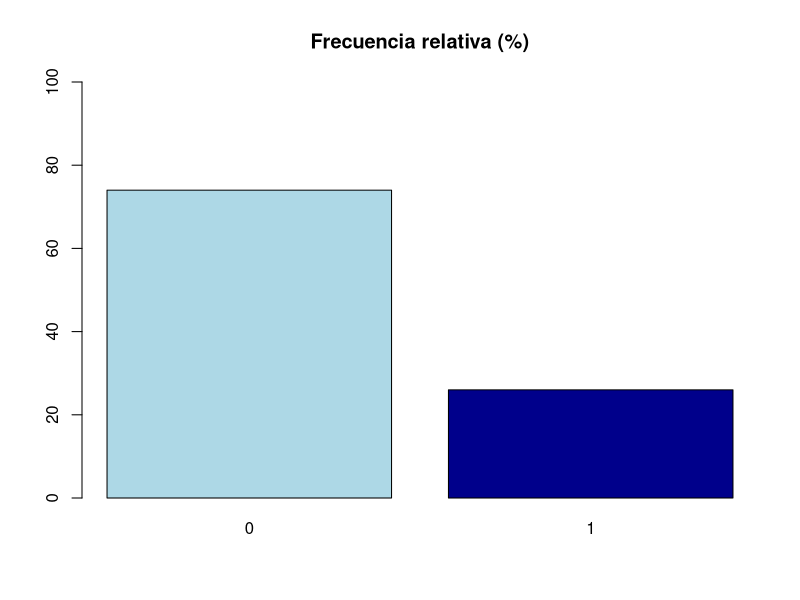
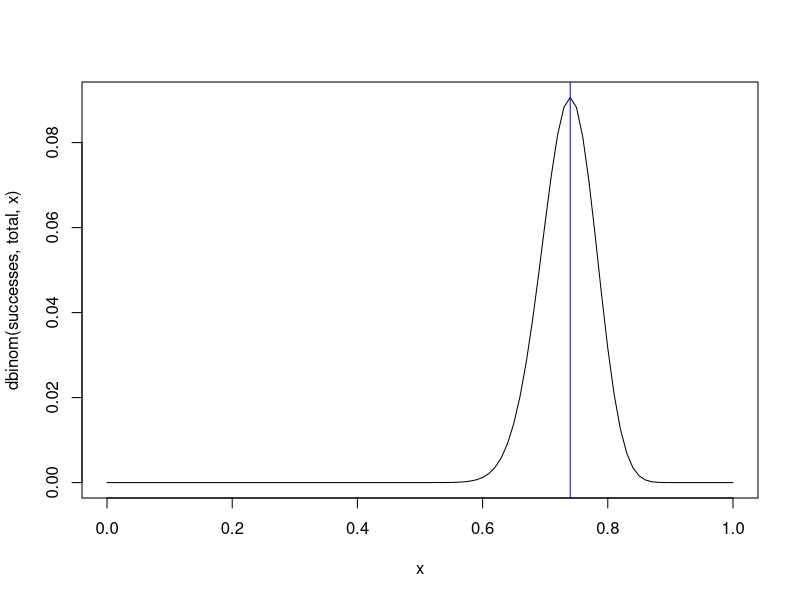
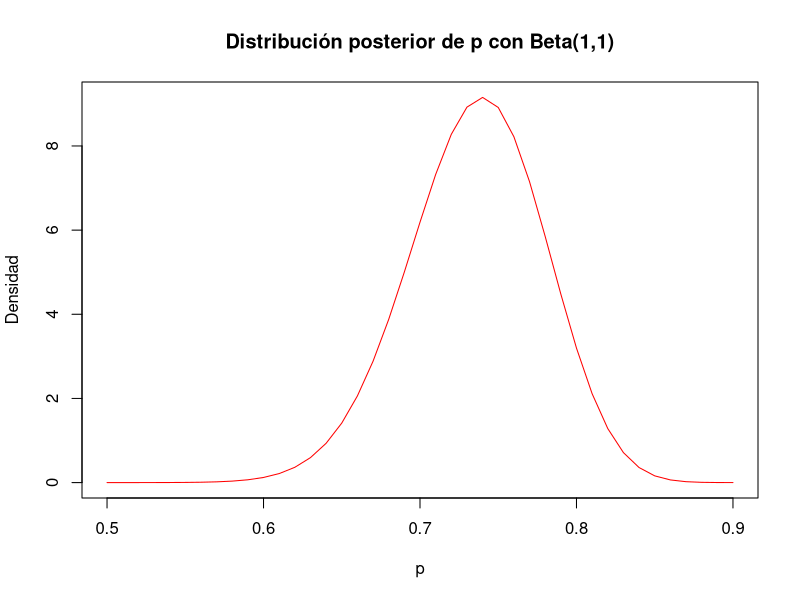
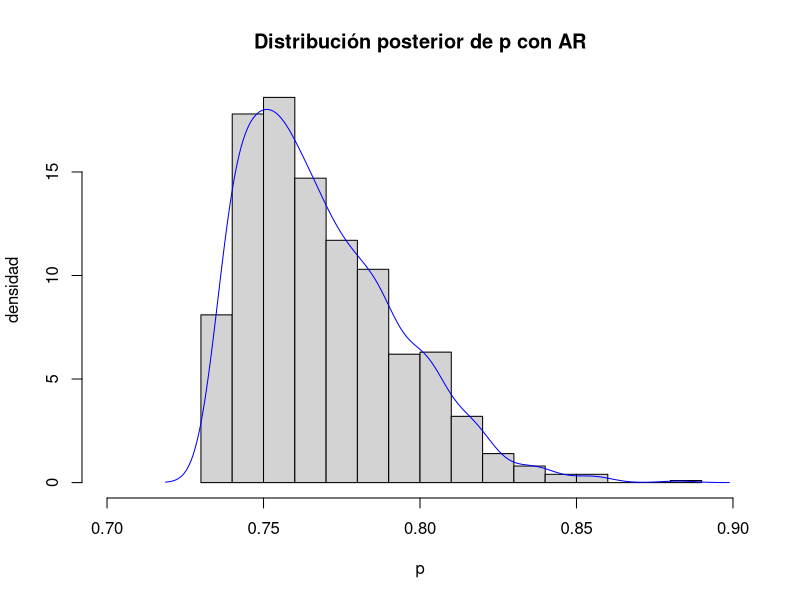

Source code (R) for these figures, in order:
## ---- chunk 1
knitr::opts_chunk$set(echo = TRUE)
## ---- chunk 2
set.seed(836)
moneda=rbinom(100, c(0,1),prob=0.5)
moneda=as.factor(moneda)

summary(moneda)
barplot(prop.table(table(moneda)) * 100, col=c("lightblue","darkblue"), main="Frecuencia relativa (%)", ylim=c(0,100))
## ---- chunk 3
x=sum(moneda == 0); x
n=length(moneda); n
n-x
## ---- chunk 4
calcLikelihoodForProportion <- function(successes, total)
  {
     curve(dbinom(successes,total,x)); abline(v=successes/total, col = "blue") # plot the likelihood
  }
calcLikelihoodForProportion(x,n)
## ---- chunk 5
p <- seq(0.5, 0.9, by = 0.01)
plot(p, dbeta(p, 75, 27), type =
"l",col="red",main="Distribución posterior de p con Beta(1,1)", ylab="Densidad")
qbeta(0.025, 75,27); qbeta(0.5, 75,27); qbeta(0.975, 75,27)
## ---- chunk 6
log_likelihood = function(p){
  ll=sum(dbinom(x, size=round(p*100), prob=p, log=T))
  return(ll)
}

llmax=log_likelihood(x/n)

nsim=1000 # Number of simulations
co=0;tot=0
prob_ar=numeric(nsim)

set.seed(836)
while(co<nsim){
 lu=log(runif(1))
 prob=rbeta(1,75,27)
 if(lu<=log_likelihood(prob)-llmax){
 co=co+1
 prob_ar[co]=prob}
 tot=tot+1
}
efficiency <- nsim/tot; efficiency
## ---- chunk 7
hist(prob_ar, probability = TRUE, main = "Distribución posterior de p con AR", ylab="densidad", xlab="p", xlim=c(0.7,0.9))
lines(density(prob_ar), col='blue')
## ---- chunk 8
summary(prob_ar)
quantile(prob_ar,c(0.025,0.975))
sd(prob_ar)
## ---- chunk 9
binom.test(74,100,p=0.5)
prop.test(74,100,p=0.5)
## ---- chunk 10
h = dbinom(74,100,0.5)
g = (gamma(75)*gamma(27))/gamma(75+27)
h = 0.5^(74) * 0.5^(26)
h/(h+g)
g/(g+h)
